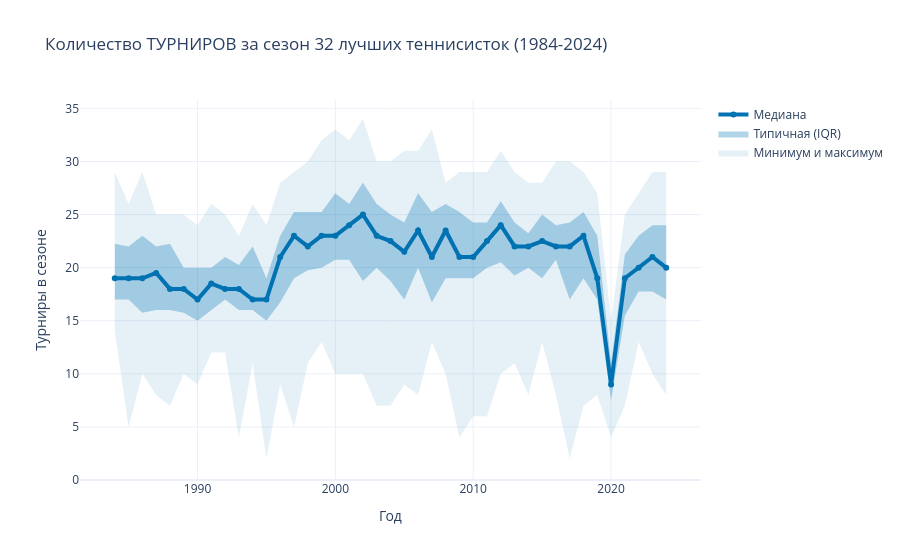
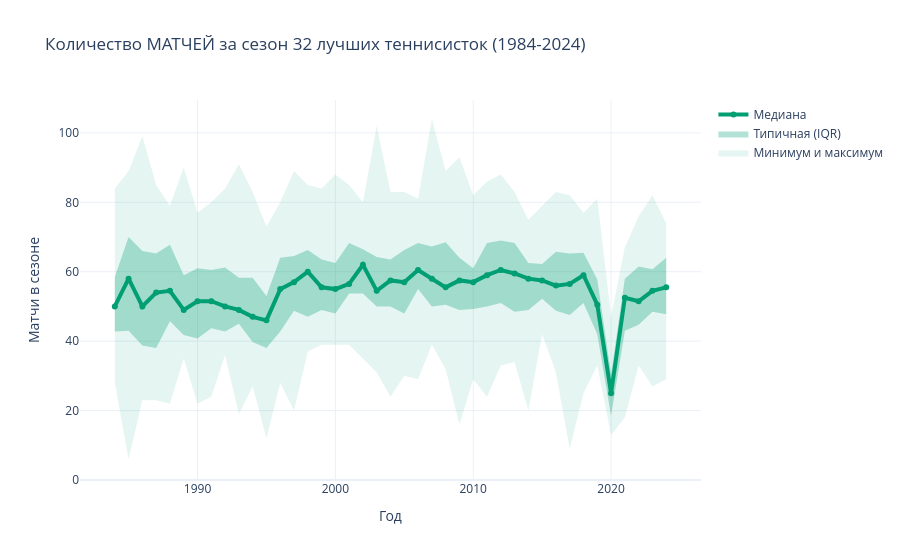
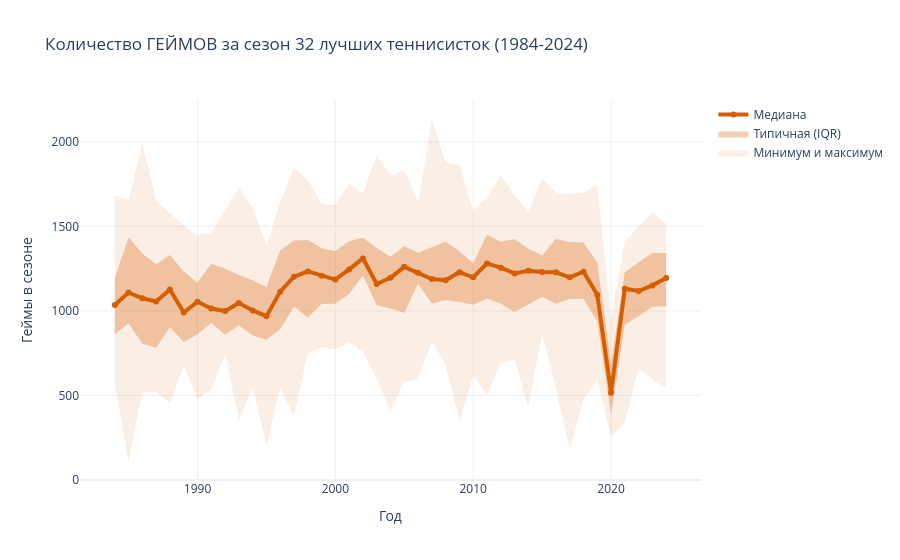

The notebook cell these images were saved under, in order:
### Markdown cell above
#### Турниры, матчи, геймы

### Code cell
# Агрегируем по сезонам и игрокам.
season_stats_top32 = df_main[
    (df_main['season_end_rank'] <= 32) &
    (df_main['year'] >= 1984)
    ].groupby([
        'year',
        'player_id'
        ]).agg(
            tourneys=('tourney_id', 'nunique'),
            matches=('match_id', 'count'),
            games=('games_played', 'sum')
            ).reset_index()

# Указываем конфигурацию графиков.
configs = [
    ('tourneys', 'Количество ТУРНИРОВ за сезон', 'Турниры в сезоне', '0, 114, 178'), # Синий
    ('matches', 'Количество МАТЧЕЙ за сезон', 'Матчи в сезоне', '0, 158, 115'),      # Зеленый
    ('games', 'Количество ГЕЙМОВ за сезон', 'Геймы в сезоне', '213, 94, 0')          # Красный

] 

for col, title, y_lab, rgb in configs:
    stats = season_stats_top32.groupby('year')[col].agg(
        min_v='min', q1=lambda x: x.quantile(0.25), med='median', q3=lambda x: x.quantile(0.75), max_v='max'
    ).reset_index()

    fig = go.Figure()

    # Минимум и максимум.
    fig.add_trace(go.Scatter(x=stats['year'], y=stats['max_v'], mode='lines', line=dict(width=0), showlegend=False, hoverinfo='skip'))
    fig.add_trace(go.Scatter(x=stats['year'], y=stats['min_v'], mode='lines', line=dict(width=0),
                             fill='tonexty', fillcolor=f'rgba({rgb}, 0.1)', name='Минимум и максимум', hoverinfo='skip'))
    
    # IQR.
    fig.add_trace(go.Scatter(x=stats['year'], y=stats['q3'], mode='lines', line=dict(width=0), showlegend=False, hoverinfo='skip'))
    fig.add_trace(go.Scatter(x=stats['year'], y=stats['q1'], mode='lines', line=dict(width=0),
                             fill='tonexty', fillcolor=f'rgba({rgb}, 0.3)', name='Типичная (IQR)', hoverinfo='skip'))
    
    # Медиана.
    fig.add_trace(go.Scatter(
        x=stats['year'], y=stats['med'], 
        mode='lines+markers',
        line=dict(color=f'rgb({rgb})', width=4), 
        name='Медиана',
        customdata=stats[['q1', 'q3', 'min_v', 'max_v']], 
        hovertemplate=(
            "Медиана: %{y:.1f}<br>" +
            "Типичные (IQR): %{customdata[0]:.1f} - %{customdata[1]:.1f}<br>" +
            "Весь диапазон: %{customdata[2]:.1f} - %{customdata[3]:.1f}" +
            "<extra></extra>" 
        )
    ))

    # Подписи.
    fig.update_layout(
        title=f"{title} 32 лучших теннисисток (1984-2024)",
        xaxis_title="Год", yaxis_title=y_lab,
        template="plotly_white", hovermode="x unified"
    )
    
    # Опускаем вертикальную ось до нуля. 
    fig.update_yaxes(rangemode='tozero') 
    
    fig.show()

### Figure 1 — Plotly figure (JSON) as saved in the notebook; plotly's stock layout.template omitted (floating-point values rounded to 4 significant figures; data arrays with more than 128 entries replaced by an {"elided": "..."} marker saying what was removed)
{"data": [{"hoverinfo": "skip", "line": {"width": 0}, "mode": "lines", "showlegend": false, "type": "scatter", "x": [1984, 1985, 1986, 1987, 1988, 1989, 1990, 1991, 1992, 1993, 1994, 1995, 1996, 1997, 1998, 1999, 2000, 2001, 2002, 2003, 2004, 2005, 2006, 2007, 2008, 2009, 2010, 2011, 2012, 2013, 2014, 2015, 2016, 2017, 2018, 2019, 2020, 2021, 2022, 2023, 2024], "y": [29, 26, 29, 25, 25, 25, 24, 26, 25, 23, 26, 24, 28, 29, 30, 32, 33, 32, 34, 30, 30, 31, 31, 33, 28, 29, 29, 29, 31, 29, 28, 28, 30, 30, 29, 27, 15, 25, 27, 29, 29]}, {"fill": "tonexty", "fillcolor": "rgba(0, 114, 178, 0.1)", "hoverinfo": "skip", "line": {"width": 0}, "mode": "lines", "name": "Минимум и максимум", "type": "scatter", "x": [1984, 1985, 1986, 1987, 1988, 1989, 1990, 1991, 1992, 1993, 1994, 1995, 1996, 1997, 1998, 1999, 2000, 2001, 2002, 2003, 2004, 2005, 2006, 2007, 2008, 2009, 2010, 2011, 2012, 2013, 2014, 2015, 2016, 2017, 2018, 2019, 2020, 2021, 2022, 2023, 2024], "y": [14, 5, 10, 8, 7, 10, 9, 12, 12, 4, 11, 2, 9, 5, 11, 13, 10, 10, 10, 7, 7, 9, 8, 13, 10, 4, 6, 6, 10, 11, 8, 13, 8, 2, 7, 8, 4, 7, 13, 10, 8]}, {"hoverinfo": "skip", "line": {"width": 0}, "mode": "lines", "showlegend": false, "type": "scatter", "x": [1984, 1985, 1986, 1987, 1988, 1989, 1990, 1991, 1992, 1993, 1994, 1995, 1996, 1997, 1998, 1999, 2000, 2001, 2002, 2003, 2004, 2005, 2006, 2007, 2008, 2009, 2010, 2011, 2012, 2013, 2014, 2015, 2016, 2017, 2018, 2019, 2020, 2021, 2022, 2023, 2024], "y": [22.25, 22.0, 23.0, 22.0, 22.25, 20.0, 20.0, 20.0, 21.0, 20.25, 22.0, 19.0, 23.0, 25.25, 25.25, 25.25, 27.0, 26.0, 28.0, 26.0, 25.0, 24.25, 27.0, 25.25, 26.0, 25.25, 24.25, 24.25, 26.25, 24.25, 23.25, 25.0, 24.0, 24.25, 25.25, 23.0, 11.0, 21.25, 23.0, 24.0, 24.0]}, {"fill": "tonexty", "fillcolor": "rgba(0, 114, 178, 0.3)", "hoverinfo": "skip", "line": {"width": 0}, "mode": "lines", "name": "Типичная (IQR)", "type": "scatter", "x": [1984, 1985, 1986, 1987, 1988, 1989, 1990, 1991, 1992, 1993, 1994, 1995, 1996, 1997, 1998, 1999, 2000, 2001, 2002, 2003, 2004, 2005, 2006, 2007, 2008, 2009, 2010, 2011, 2012, 2013, 2014, 2015, 2016, 2017, 2018, 2019, 2020, 2021, 2022, 2023, 2024], "y": [17.0, 17.0, 15.75, 16.0, 16.0, 15.75, 15.0, 16.0, 17.0, 16.0, 16.0, 15.0, 16.75, 19.0, 19.75, 20.0, 20.75, 20.75, 18.75, 20.0, 18.75, 17.0, 20.0, 16.75, 19.0, 19.0, 19.0, 20.0, 20.5, 19.25, 20.0, 19.0, 20.75, 17.0, 19.0, 17.0, 7.5, 15.5, 17.75, 17.75, 17.0]}, {"customdata": {"elided": "41x4 float values"}, "hovertemplate": "Медиана: %{y:.1f}<br>Типичные (IQR): %{customdata[0]:.1f} - %{customdata[1]:.1f}<br>Весь диапазон: %{customdata[2]:.1f} - %{customdata[3]:.1f}<extra></extra>", "line": {"color": "rgb(0, 114, 178)", "width": 4}, "mode": "lines+markers", "name": "Медиана", "type": "scatter", "x": [1984, 1985, 1986, 1987, 1988, 1989, 1990, 1991, 1992, 1993, 1994, 1995, 1996, 1997, 1998, 1999, 2000, 2001, 2002, 2003, 2004, 2005, 2006, 2007, 2008, 2009, 2010, 2011, 2012, 2013, 2014, 2015, 2016, 2017, 2018, 2019, 2020, 2021, 2022, 2023, 2024], "y": [19.0, 19.0, 19.0, 19.5, 18.0, 18.0, 17.0, 18.5, 18.0, 18.0, 17.0, 17.0, 21.0, 23.0, 22.0, 23.0, 23.0, 24.0, 25.0, 23.0, 22.5, 21.5, 23.5, 21.0, 23.5, 21.0, 21.0, 22.5, 24.0, 22.0, 22.0, 22.5, 22.0, 22.0, 23.0, 19.0, 9.0, 19.0, 20.0, 21.0, 20.0]}], "layout": {"hovermode": "x unified", "title": {"text": "Количество ТУРНИРОВ за сезон 32 лучших теннисисток (1984-2024)"}, "xaxis": {"title": {"text": "Год"}}, "yaxis": {"rangemode": "tozero", "title": {"text": "Турниры в сезоне"}}}}

### Figure 2 — Plotly figure (JSON) as saved in the notebook; plotly's stock layout.template omitted (floating-point values rounded to 4 significant figures; data arrays with more than 128 entries replaced by an {"elided": "..."} marker saying what was removed)
{"data": [{"hoverinfo": "skip", "line": {"width": 0}, "mode": "lines", "showlegend": false, "type": "scatter", "x": [1984, 1985, 1986, 1987, 1988, 1989, 1990, 1991, 1992, 1993, 1994, 1995, 1996, 1997, 1998, 1999, 2000, 2001, 2002, 2003, 2004, 2005, 2006, 2007, 2008, 2009, 2010, 2011, 2012, 2013, 2014, 2015, 2016, 2017, 2018, 2019, 2020, 2021, 2022, 2023, 2024], "y": [84, 89, 99, 85, 79, 90, 77, 80, 84, 91, 83, 73, 80, 89, 85, 84, 88, 85, 80, 102, 83, 83, 81, 104, 89, 93, 82, 86, 88, 83, 75, 79, 83, 82, 77, 81, 47, 67, 76, 82, 74]}, {"fill": "tonexty", "fillcolor": "rgba(0, 158, 115, 0.1)", "hoverinfo": "skip", "line": {"width": 0}, "mode": "lines", "name": "Минимум и максимум", "type": "scatter", "x": [1984, 1985, 1986, 1987, 1988, 1989, 1990, 1991, 1992, 1993, 1994, 1995, 1996, 1997, 1998, 1999, 2000, 2001, 2002, 2003, 2004, 2005, 2006, 2007, 2008, 2009, 2010, 2011, 2012, 2013, 2014, 2015, 2016, 2017, 2018, 2019, 2020, 2021, 2022, 2023, 2024], "y": [28, 6, 23, 23, 22, 35, 22, 24, 36, 19, 27, 12, 28, 20, 37, 39, 39, 39, 35, 31, 24, 30, 29, 39, 32, 16, 29, 24, 33, 34, 20, 42, 31, 9, 25, 33, 13, 18, 33, 27, 29]}, {"hoverinfo": "skip", "line": {"width": 0}, "mode": "lines", "showlegend": false, "type": "scatter", "x": [1984, 1985, 1986, 1987, 1988, 1989, 1990, 1991, 1992, 1993, 1994, 1995, 1996, 1997, 1998, 1999, 2000, 2001, 2002, 2003, 2004, 2005, 2006, 2007, 2008, 2009, 2010, 2011, 2012, 2013, 2014, 2015, 2016, 2017, 2018, 2019, 2020, 2021, 2022, 2023, 2024], "y": [58.5, 70.0, 66.0, 65.25, 67.75, 59.0, 61.0, 60.5, 61.25, 58.25, 58.25, 53.0, 64.0, 64.5, 66.25, 63.5, 62.5, 68.25, 66.5, 64.25, 63.5, 66.25, 68.25, 67.25, 68.5, 64.0, 61.0, 68.25, 69.0, 68.25, 62.5, 62.25, 65.75, 65.25, 65.5, 57.75, 30.5, 58.0, 61.5, 60.75, 64.0]}, {"fill": "tonexty", "fillcolor": "rgba(0, 158, 115, 0.3)", "hoverinfo": "skip", "line": {"width": 0}, "mode": "lines", "name": "Типичная (IQR)", "type": "scatter", "x": [1984, 1985, 1986, 1987, 1988, 1989, 1990, 1991, 1992, 1993, 1994, 1995, 1996, 1997, 1998, 1999, 2000, 2001, 2002, 2003, 2004, 2005, 2006, 2007, 2008, 2009, 2010, 2011, 2012, 2013, 2014, 2015, 2016, 2017, 2018, 2019, 2020, 2021, 2022, 2023, 2024], "y": [42.75, 43.0, 38.75, 38.0, 45.75, 41.75, 40.75, 43.75, 42.75, 45.0, 39.75, 38.0, 42.75, 48.75, 47.0, 49.0, 48.0, 53.75, 53.75, 50.0, 50.0, 48.0, 55.0, 50.0, 50.5, 49.0, 49.25, 50.0, 51.0, 48.5, 49.0, 52.25, 48.75, 47.5, 51.0, 42.0, 18.5, 43.0, 44.75, 48.5, 47.75]}, {"customdata": {"elided": "41x4 float values"}, "hovertemplate": "Медиана: %{y:.1f}<br>Типичные (IQR): %{customdata[0]:.1f} - %{customdata[1]:.1f}<br>Весь диапазон: %{customdata[2]:.1f} - %{customdata[3]:.1f}<extra></extra>", "line": {"color": "rgb(0, 158, 115)", "width": 4}, "mode": "lines+markers", "name": "Медиана", "type": "scatter", "x": [1984, 1985, 1986, 1987, 1988, 1989, 1990, 1991, 1992, 1993, 1994, 1995, 1996, 1997, 1998, 1999, 2000, 2001, 2002, 2003, 2004, 2005, 2006, 2007, 2008, 2009, 2010, 2011, 2012, 2013, 2014, 2015, 2016, 2017, 2018, 2019, 2020, 2021, 2022, 2023, 2024], "y": [50.0, 58.0, 50.0, 54.0, 54.5, 49.0, 51.5, 51.5, 50.0, 49.0, 47.0, 46.0, 55.0, 57.0, 60.0, 55.5, 55.0, 56.5, 62.0, 54.5, 57.5, 57.0, 60.5, 58.0, 55.5, 57.5, 57.0, 59.0, 60.5, 59.5, 58.0, 57.5, 56.0, 56.5, 59.0, 50.5, 25.0, 52.5, 51.5, 54.5, 55.5]}], "layout": {"hovermode": "x unified", "title": {"text": "Количество МАТЧЕЙ за сезон 32 лучших теннисисток (1984-2024)"}, "xaxis": {"title": {"text": "Год"}}, "yaxis": {"rangemode": "tozero", "title": {"text": "Матчи в сезоне"}}}}

### Figure 3 — Plotly figure (JSON) as saved in the notebook; plotly's stock layout.template omitted (floating-point values rounded to 4 significant figures; data arrays with more than 128 entries replaced by an {"elided": "..."} marker saying what was removed)
{"data": [{"hoverinfo": "skip", "line": {"width": 0}, "mode": "lines", "showlegend": false, "type": "scatter", "x": [1984, 1985, 1986, 1987, 1988, 1989, 1990, 1991, 1992, 1993, 1994, 1995, 1996, 1997, 1998, 1999, 2000, 2001, 2002, 2003, 2004, 2005, 2006, 2007, 2008, 2009, 2010, 2011, 2012, 2013, 2014, 2015, 2016, 2017, 2018, 2019, 2020, 2021, 2022, 2023, 2024], "y": [1683, 1655, 1994, 1652, 1579, 1506, 1447, 1463, 1592, 1732, 1607, 1385, 1642, 1844, 1776, 1633, 1627, 1753, 1698, 1921, 1803, 1831, 1643, 2135, 1878, 1863, 1594, 1673, 1801, 1686, 1582, 1784, 1701, 1688, 1699, 1746, 957, 1412, 1499, 1582, 1516]}, {"fill": "tonexty", "fillcolor": "rgba(213, 94, 0, 0.1)", "hoverinfo": "skip", "line": {"width": 0}, "mode": "lines", "name": "Минимум и максимум", "type": "scatter", "x": [1984, 1985, 1986, 1987, 1988, 1989, 1990, 1991, 1992, 1993, 1994, 1995, 1996, 1997, 1998, 1999, 2000, 2001, 2002, 2003, 2004, 2005, 2006, 2007, 2008, 2009, 2010, 2011, 2012, 2013, 2014, 2015, 2016, 2017, 2018, 2019, 2020, 2021, 2022, 2023, 2024], "y": [570, 106, 515, 524, 453, 676, 480, 534, 743, 357, 547, 201, 551, 372, 748, 783, 772, 814, 759, 599, 409, 579, 596, 821, 682, 349, 621, 503, 692, 713, 430, 866, 541, 180, 473, 591, 256, 338, 664, 590, 548]}, {"hoverinfo": "skip", "line": {"width": 0}, "mode": "lines", "showlegend": false, "type": "scatter", "x": [1984, 1985, 1986, 1987, 1988, 1989, 1990, 1991, 1992, 1993, 1994, 1995, 1996, 1997, 1998, 1999, 2000, 2001, 2002, 2003, 2004, 2005, 2006, 2007, 2008, 2009, 2010, 2011, 2012, 2013, 2014, 2015, 2016, 2017, 2018, 2019, 2020, 2021, 2022, 2023, 2024], "y": [1193.0, 1436.0, 1338.0, 1275.0, 1331.0, 1232.0, 1168.0, 1279.0, 1251.0, 1212.0, 1182.0, 1141.0, 1359.0, 1416.0, 1420.0, 1370.0, 1353.0, 1412.0, 1433.0, 1372.0, 1320.0, 1382.0, 1344.0, 1376.0, 1411.0, 1354.0, 1282.0, 1450.0, 1409.0, 1426.0, 1368.0, 1328.0, 1427.0, 1407.0, 1405.0, 1287.0, 687.0, 1228.0, 1288.0, 1342.0, 1343.0]}, {"fill": "tonexty", "fillcolor": "rgba(213, 94, 0, 0.3)", "hoverinfo": "skip", "line": {"width": 0}, "mode": "lines", "name": "Типичная (IQR)", "type": "scatter", "x": [1984, 1985, 1986, 1987, 1988, 1989, 1990, 1991, 1992, 1993, 1994, 1995, 1996, 1997, 1998, 1999, 2000, 2001, 2002, 2003, 2004, 2005, 2006, 2007, 2008, 2009, 2010, 2011, 2012, 2013, 2014, 2015, 2016, 2017, 2018, 2019, 2020, 2021, 2022, 2023, 2024], "y": [862.5, 925.0, 806.2, 780.0, 904.5, 816.0, 862.2, 930.0, 857.2, 915.2, 854.2, 829.0, 891.5, 1026.0, 961.8, 1040.0, 1042.0, 1102.0, 1209.0, 1035.0, 1014.0, 987.8, 1161.0, 1044.0, 1063.0, 1053.0, 1036.0, 1072.0, 1043.0, 994.2, 1038.0, 1083.0, 1042.0, 1070.0, 1072.0, 937.2, 388.5, 919.2, 967.8, 1025.0, 1028.0]}, {"customdata": {"elided": "41x4 float values"}, "hovertemplate": "Медиана: %{y:.1f}<br>Типичные (IQR): %{customdata[0]:.1f} - %{customdata[1]:.1f}<br>Весь диапазон: %{customdata[2]:.1f} - %{customdata[3]:.1f}<extra></extra>", "line": {"color": "rgb(213, 94, 0)", "width": 4}, "mode": "lines+markers", "name": "Медиана", "type": "scatter", "x": [1984, 1985, 1986, 1987, 1988, 1989, 1990, 1991, 1992, 1993, 1994, 1995, 1996, 1997, 1998, 1999, 2000, 2001, 2002, 2003, 2004, 2005, 2006, 2007, 2008, 2009, 2010, 2011, 2012, 2013, 2014, 2015, 2016, 2017, 2018, 2019, 2020, 2021, 2022, 2023, 2024], "y": [1035.0, 1109.0, 1074.0, 1056.0, 1126.0, 990.0, 1054.0, 1014.0, 999.0, 1046.0, 1003.0, 969.0, 1114.0, 1202.0, 1234.0, 1208.0, 1186.0, 1246.0, 1310.0, 1159.0, 1196.0, 1260.0, 1226.0, 1189.0, 1181.0, 1228.0, 1199.0, 1280.0, 1256.0, 1222.0, 1238.0, 1230.0, 1228.0, 1198.0, 1232.0, 1096.0, 516.0, 1132.0, 1118.0, 1151.0, 1194.0]}], "layout": {"hovermode": "x unified", "title": {"text": "Количество ГЕЙМОВ за сезон 32 лучших теннисисток (1984-2024)"}, "xaxis": {"title": {"text": "Год"}}, "yaxis": {"rangemode": "tozero", "title": {"text": "Геймы в сезоне"}}}}
